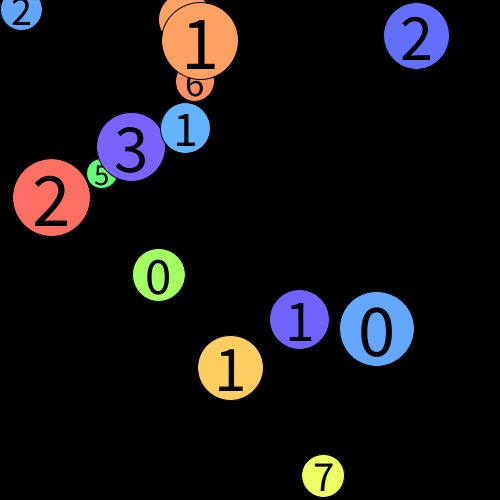
Frame 1 (no input)
Frame 60 (the mouse pressed at the canvas centre just before this capture): identical to frame 1, image omitted
Frame 120 (the mouse held since frame 60 and released just before this capture): identical to frame 1, image omitted

The Processing sketch that drew this single still picture (run headless with seeded random() and noise(); from frame 60 on, the mouse is pressed at the canvas centre):

// Processing sketch: processing_157273
// ── processing_157273.pde

int nBalls = 15;
//Letter
float[] letterSize = new float[nBalls];
float[] posX = new float[nBalls];
float[] posY = new float[nBalls];
float[] speedY = new float[nBalls];
float[] speedX = new float[nBalls];
float[] hue = new float[nBalls];
int[] myNumber = new int[nBalls];
boolean[] isMoving = new boolean[nBalls];

float gravity = 0.1; 

void setup() {  // this is run once.   
    size(500, 500);
    colorMode(HSB);
    for(int i = 0; i < nBalls; i++){
        posX[i] = random(width);    
        letterSize[i] = random(30, 80);
        posY[i] = random(height);
        speedY[i] = 0;
        speedX[i] = 0;        
        hue[i] = random(200);
        myNumber[i] = int(random(0, 9));
    }
    
        smooth();
} 

void draw() {  // this is run repeatedly.  
    background(0);
    
    for(int i = 0; i < nBalls; i++){
        checkBoundaries(i);
        applyPhysics(i);    
        checkMousePosition(i);   
        touching(i); 
        
        
    }
}
void touching(int _i){
    for (int j = 0; j < nBalls; j++ ) {
      if ( j != _i ) {
        float d = dist(posX[_i], posY[_i], posX[j], posY[j]);
        if (d < letterSize[j]/2 + letterSize[_i]/2) {
          posX[_i] = posX[_i] - speedX[_i] * 2;
          posY[_i] = posY[_i] - speedY[_i] *2 ;
          speedX[_i] = -speedX[_i];// * 0.4;
          speedY[_i] = -speedY[_i];// * 0.4;

          posX[j] = posX[j] - speedX[j] * 2;
          posY[j] = posY[j] - speedY[j] * 2;
          speedX[j] = -speedX[j];// * 0.4;
          speedY[j] = -speedY[j];// * 0.4;
        }
      }
    }
    
    speedX[_i] -= speedX[_i] * 0.01;
    speedY[_i] -= speedY[_i] * 0.01;
}

void checkBoundaries(int _i){
    //Boundaries
    //GROUND
    if(posY[_i] + letterSize[_i]/2 >= height){    //touching the ground
        //Set the position to the ground so the object doesn't get stuck
        posY[_i] = height - letterSize[_i]/2;
        if (speedY[_i] > 1) {
            speedY[_i] = -speedY[_i] * 0.8;    
        } else {
            speedY[_i] = 0;
        }
    }
    //SIDES
    //right side
    if(posX[_i] + letterSize[_i]/2 >= width){
        //Set the position to the right side so the object doesn't get stuck
        posX[_i] = width - letterSize[_i]/2;       
        speedX[_i] = -speedX[_i] * 0.8;
    //left side
    }else if(posX[_i] - letterSize[_i]/2 <= 0){
        //Set the position to the right side so the object doesn't get stuck
        posX[_i] = letterSize[_i]/2;       
        speedX[_i] = -speedX[_i] * 0.8;
    }    
    
      

}

void applyPhysics(int _i){
    //Acceleration (gravity)
    if(isMoving[_i] == true){
        speedY[_i] = speedY[_i] + gravity;
    }
        
    //Move!
    posX[_i] = posX[_i] + speedX[_i];    
    posY[_i] = posY[_i] + speedY[_i];
}

void checkMousePosition(int _i){
    //Check mouse position
    float saturation = 155;
    float myDistance = dist(mouseX, mouseY, posX[_i], posY[_i]);
    if(myDistance < letterSize[_i]/2){
        saturation = 150;
        if(mousePressed){
            posX[_i] = mouseX;
            posY[_i] = mouseY;
        } else{
            isMoving[_i] = true;
            speedX[_i] = mouseX - pmouseX;            
        } 
    }
    
    //NEW STUFF!!!
    //I'm calling drawCircle from inside checkMousePosition because saturation is a LOCAL variable — that is, it only exists here inside this function
    drawCircle(_i, saturation);
}

void drawCircle(int _i, float _saturation){
    //Draw
    fill(hue[_i], _saturation, 255);
    ellipse(posX[_i], posY[_i], letterSize[_i], letterSize[_i]);
    fill(0);
    textSize(letterSize[_i]);
    textAlign(CENTER, CENTER);
    text(myNumber[_i], posX[_i], posY[_i]);    
}
